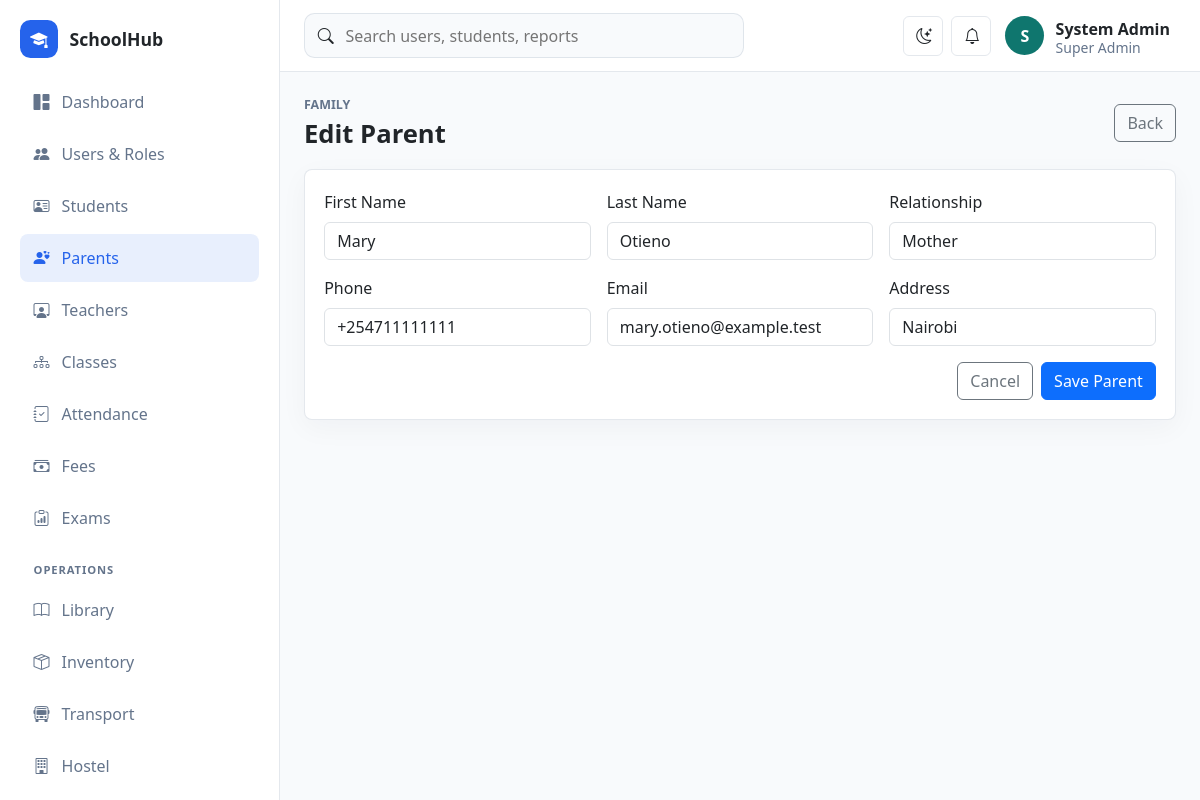
Screenshot of /school/public/parents/edit?id=1 (signed in) with the database file from the repository.
### tables this page shows
CREATE TABLE parents (
    id BIGINT UNSIGNED AUTO_INCREMENT PRIMARY KEY,
    first_name VARCHAR(100) NOT NULL,
    last_name VARCHAR(100) NOT NULL,
    relationship VARCHAR(60) NOT NULL DEFAULT 'Guardian',
    email VARCHAR(190) NULL,
    phone VARCHAR(40) NOT NULL,
    address VARCHAR(255) NULL,
    created_at TIMESTAMP DEFAULT CURRENT_TIMESTAMP,
    INDEX idx_parents_phone (phone)
);

### app/Core/View.php (called while the page is built, shortened)
<?php
final class View
{
    public static function render(string $view, array $data = [], string $layout = 'app'): void
    {
        extract($data, EXTR_SKIP);
        $viewFile = dirname(__DIR__) . "/Views/{$view}.php";
        require $viewFile;
    }
}

### app/Controllers/ParentController.php (called while the page is built, shortened)
<?php
final class ParentController
{
    public function edit(): void
    {
        View::render('parents/form', ['title' => 'Edit Parent', 'parent' => Guardian::find((int)Request::input('id')), 'errors' => []]);
    }
}

### app/Core/Router.php (called while the page is built, shortened)
<?php
final class Router
{
    private array $routes = [];
    public function get(string $path, array $handler): void
    {
        $this->routes['GET'][$this->normalize($path)] = $handler;
    }
    public function post(string $path, array $handler): void
    {
        $this->routes['POST'][$this->normalize($path)] = $handler;
    }
    public function dispatch(): void
    {
        $method = Request::method();
        $path = Request::path();
        $handler = $this->routes[$method][$path] ?? null;
        [$class, $action] = $handler;
        (new $class())->{$action}();
    }
    private function normalize(string $path): string
    {
        return '/' . trim($path, '/');
    }
}

### public/index.php (called while the page is built, shortened)
<?php
spl_autoload_register(function (string $class): void {
    $prefix = 'App\\';
    $relative = str_replace('\\', '/', substr($class, strlen($prefix)));
    $file = dirname(__DIR__) . '/app/' . $relative . '.php';
});
require dirname(__DIR__) . '/app/Core/helpers.php';
$config = require dirname(__DIR__) . '/config/app.php';
$router = new Router();
$router->get('/', [DashboardController::class, 'index']);
$router->get('/login', [AuthController::class, 'showLogin']);
$router->post('/login', [AuthController::class, 'login']);
$router->post('/logout', [AuthController::class, 'logout']);
$router->get('/dashboard', [DashboardController::class, 'index']);
$router->get('/users', [UserController::class, 'index']);
$router->get('/users/create', [UserController::class, 'create']);
$router->post('/users', [UserController::class, 'store']);
$router->get('/users/edit', [UserController::class, 'edit']);
$router->post('/users/update', [UserController::class, 'update']);
$router->post('/users/delete', [UserController::class, 'destroy']);
$router->get('/students', [StudentController::class, 'index']);
$router->get('/students/create', [StudentController::class, 'create']);
$router->post('/students', [StudentController::class, 'store']);
$router->get('/students/edit', [StudentController::class, 'edit']);
$router->post('/students/update', [StudentController::class, 'update']);
$router->post('/students/delete', [StudentController::class, 'destroy']);
$router->get('/teachers', [TeacherController::class, 'index']);
$router->get('/teachers/create', [TeacherController::class, 'create']);
$router->post('/teachers', [TeacherController::class, 'store']);
$router->get('/teachers/edit', [TeacherController::class, 'edit']);
$router->post('/teachers/update', [TeacherController::class, 'update']);
$router->post('/teachers/delete', [TeacherController::class, 'destroy']);
$router->get('/parents', [ParentController::class, 'index']);
$router->get('/parents/create', [ParentController::class, 'create']);
$router->post('/parents', [ParentController::class, 'store']);
$router->get('/parents/edit', [ParentController::class, 'edit']);
$router->post('/parents/update', [ParentController::class, 'update']);
$router->post('/parents/delete', [ParentController::class, 'destroy']);
$router->get('/classes', [ClassController::class, 'index']);
$router->get('/classes/create', [ClassController::class, 'create']);
$router->post('/classes', [ClassController::class, 'store']);
$router->get('/classes/edit', [ClassController::class, 'edit']);
$router->post('/classes/update', [ClassController::class, 'update']);
$router->post('/classes/delete', [ClassController::class, 'destroy']);
$router->get('/attendance', [AttendanceController::class, 'index']);
$router->post('/attendance', [AttendanceController::class, 'store']);
$router->get('/fees', [FeeController::class, 'index']);
$router->post('/fees/invoice', [FeeController::class, 'invoice']);
$router->post('/fees/payment', [FeeController::class, 'payment']);
$router->get('/exams', [ExamController::class, 'index']);
$router->post('/exams/exam', [ExamController::class, 'exam']);
$router->post('/exams/result', [ExamController::class, 'result']);
$router->get('/operations', [OperationsController::class, 'index']);
$router->get('/operations/form', [OperationsController::class, 'form']);
$router->post('/operations/save', [OperationsController::class, 'save']);
$router->post('/operations/delete', [OperationsController::class, 'destroy']);
$router->get('/reports', [ReportController::class, 'index']);
$router->dispatch();

### config/database.php (called while the page is built)
<?php
return [
    'host' => '127.0.0.1',
    'port' => '3306',
    'database' => 'schoolhub',
    'username' => 'root',
    'password' => '',
    'charset' => 'utf8mb4',
];

### app/Core/Database.php (called while the page is built, shortened)
<?php
final class Database
{
    private static ?PDO $connection = null;
    public static function connection(): PDO
    {
        $config = require dirname(__DIR__, 2) . '/config/database.php';
        $dsn = sprintf(
            'mysql:host=%s;port=%s;dbname=%s;charset=%s',
            $config['host'],
            $config['port'],
            $config['database'],
            $config['charset']
        );
        try {
            self::$connection = new PDO($dsn, $config['username'], $config['password'], [
                PDO::ATTR_ERRMODE => PDO::ERRMODE_EXCEPTION,
                PDO::ATTR_DEFAULT_FETCH_MODE => PDO::FETCH_ASSOC,
                PDO::ATTR_EMULATE_PREPARES => false,
            ]);
        } catch (PDOException $exception) {
            http_response_code(500);
            exit('Database connection failed. Check config/database.php and import database/schema.sql.');
        }
        return self::$connection;
    }
}

### app/Models/Guardian.php (called while the page is built, shortened)
<?php
final class Guardian
{
    public static function find(int $id): ?array
    {
        $stmt = Database::connection()->prepare('SELECT * FROM parents WHERE id = :id');
        $stmt->execute(['id' => $id]);
        return $stmt->fetch() ?: null;
    }
}

### config/app.php (called while the page is built)
<?php
return [
    'name' => 'SchoolHub',
    'base_url' => '/school/public',
    'timezone' => 'Africa/Nairobi',
    'session_name' => 'schoolhub_session',
    'debug' => true,
];

### app/Core/helpers.php (called while the page is built, shortened)
<?php
function app_config(string $key, mixed $default = null): mixed
{
    static $config = null;
    $config ??= require dirname(__DIR__, 2) . '/config/app.php';
    return $config[$key] ?? $default;
}
function url(string $path = ''): string
{
    return rtrim(app_config('base_url'), '/') . '/' . ltrim($path, '/');
}
function e(mixed $value): string
{
    return htmlspecialchars((string)$value, ENT_QUOTES, 'UTF-8');
}

### app/Views/parents/form.php (the view, shortened to what this page needs)
<?php $isEdit = !empty($parent['id']); ?>
<div class="page-heading"><div><p class="eyebrow">Family</p><h1><?= $isEdit ? 'Edit Parent' : 'Create Parent' ?></h1></div><a class="btn btn-outline-secondary" href="<?= e(url('/parents')) ?>">Back</a></div>
<section class="panel"><form class="row g-3" method="post" action="<?= e($isEdit ? url('/parents/update') : url('/parents')) ?>">
<div class="col-md-4"><label class="form-label">First Name</label><input class="form-control" name="first_name" value="<?= e($parent['first_name'] ?? '') ?>"></div>
<div class="col-md-4"><label class="form-label">Last Name</label><input class="form-control" name="last_name" value="<?= e($parent['last_name'] ?? '') ?>"></div>
<div class="col-md-4"><label class="form-label">Relationship</label><input class="form-control" name="relationship" value="<?= e($parent['relationship'] ?? 'Guardian') ?>"></div>
<div class="col-md-4"><label class="form-label">Phone</label><input class="form-control" name="phone" value="<?= e($parent['phone'] ?? '') ?>"></div>
<div class="col-md-4"><label class="form-label">Email</label><input class="form-control" type="email" name="email" value="<?= e($parent['email'] ?? '') ?>"></div>
<div class="col-md-4"><label class="form-label">Address</label><input class="form-control" name="address" value="<?= e($parent['address'] ?? '') ?>"></div>
<div class="col-12 d-flex justify-content-end gap-2"><a class="btn btn-outline-secondary" href="<?= e(url('/parents')) ?>">Cancel</a><button class="btn btn-primary">Save Parent</button></div></form></section>

### public/assets/css/app.css (style rules this page uses)
:root { --sidebar-width: 280px; --border-color: rgba(148, 163, 184, .25); --surface: #ffffff; --muted-surface: #f8fafc; --text-soft: #64748b; }
body { background: var(--muted-surface); color: var(--bs-body-color); }
.page-heading { display: flex; justify-content: space-between; align-items: center; gap: 1rem; margin-bottom: 1.25rem; }
.page-heading h1 { margin: 0; font-size: clamp(1.6rem, 2vw, 2.2rem); font-weight: 800; }
.eyebrow { margin: 0 0 .25rem; color: var(--text-soft); font-size: .78rem; text-transform: uppercase; font-weight: 800; }
.metric-card, .panel { background: var(--surface); border: 1px solid var(--border-color); border-radius: .5rem; box-shadow: 0 8px 28px rgba(15, 23, 42, .04); }
.panel { padding: 1.2rem; }

### rows the page displays
parents: first_name "Mary", last_name "Otieno", relationship "Mother", phone "+254711111111", email "mary.otieno@example.test", address "Nairobi"

### other values shown
app_config('name') "SchoolHub"
substr(current_user()['name'] ?? 'U', 0, 1) "S"
current_user()['name'] "System Admin"
current_user()['role'] "Super Admin"
